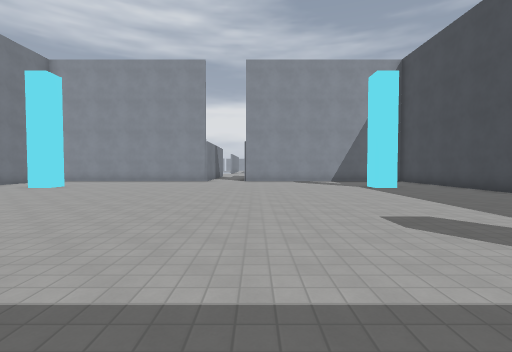
[1] (above)

16 first-person views from a walk through a 3-D level made in the Godot game engine. The camera is 1.5 m above the floor, tilts 2° down and sees 85° across. The floor is counted in squares, 2 m on a side. Each view is taken from the middle of a square. On the plan, view 1 faces up. The plan holds only what a view shows up to about 10 squares ahead; the rest is blank. The place goes on beyond the plan. Surface patterns are stand-ins for the level's own textures.

[2]
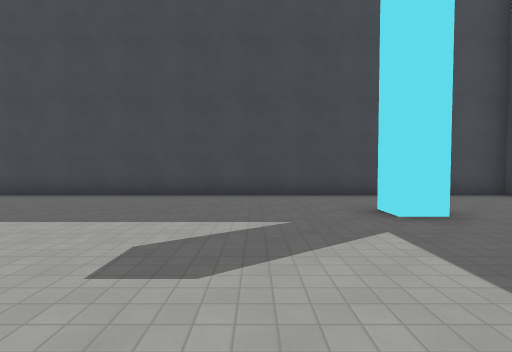

[3]
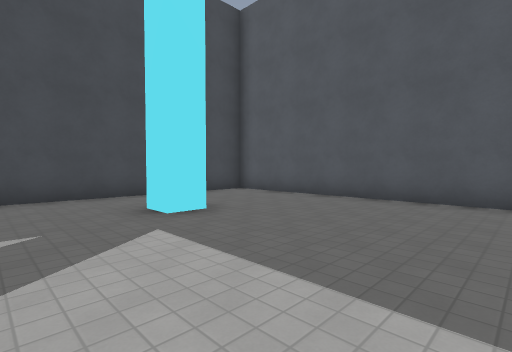

[4]
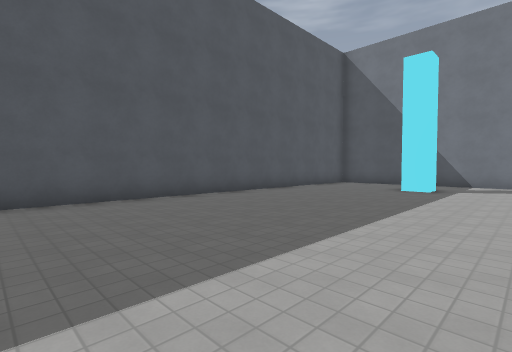

[5]
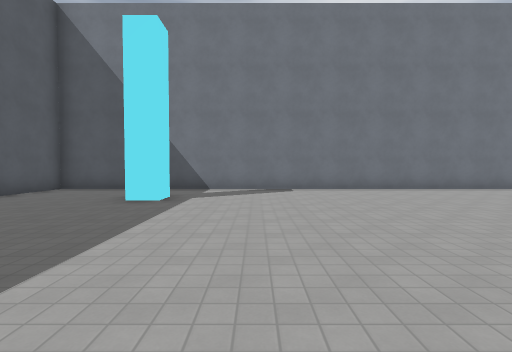

[6]
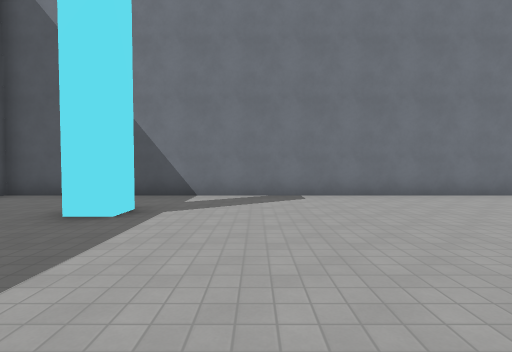

[7]
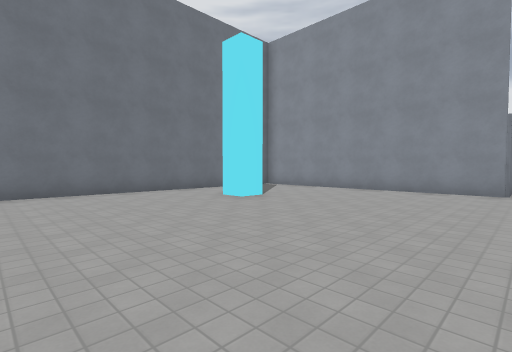

[8]
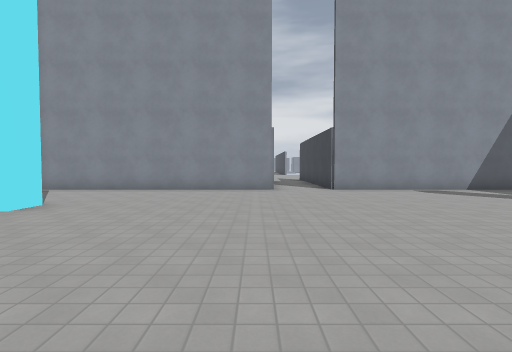

[9]
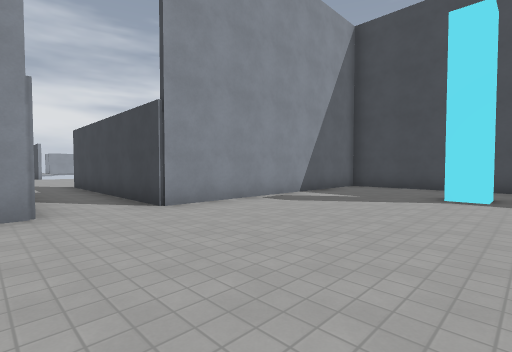

[10]
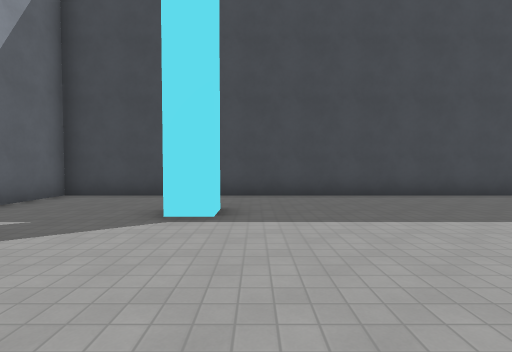

[11]
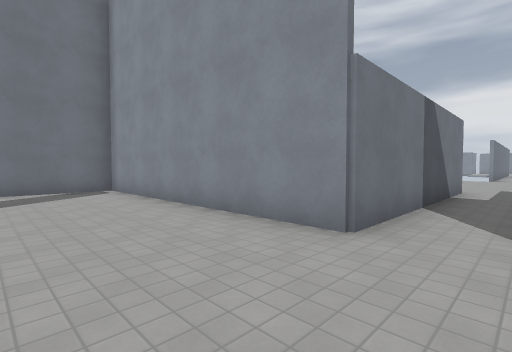

[12]
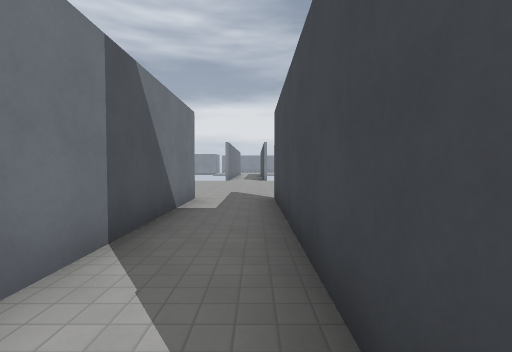

[13]
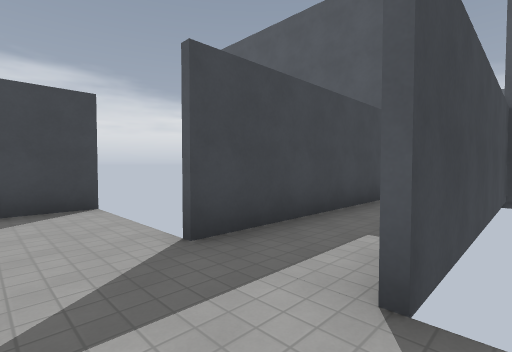

[14]
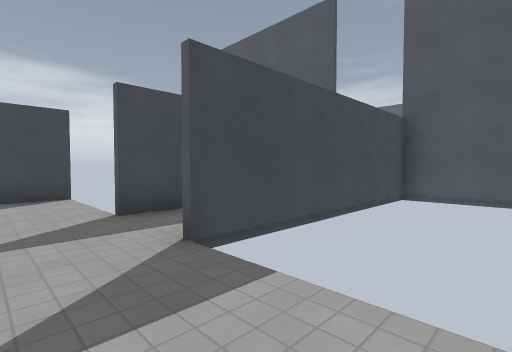

[15]
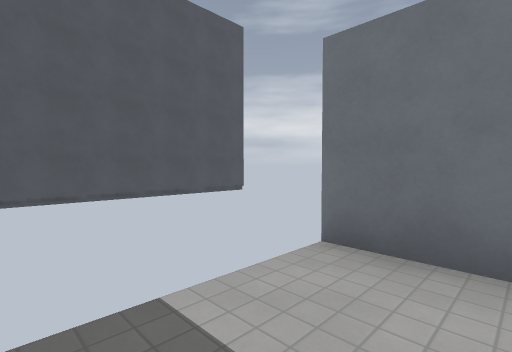

[16]
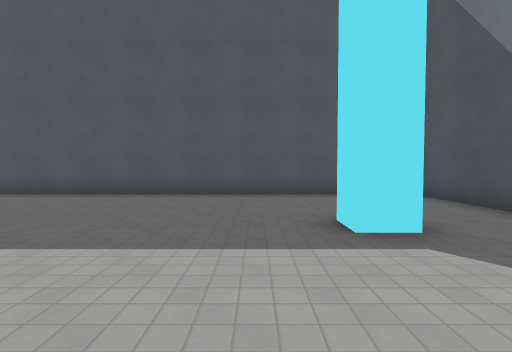

### Floor plan
Points are (right, up) in squares from view 1. A wall is a line through its corners. A room is listed if a view was taken in it or the views show most of it. See-through windows are left out.
Room 1 (views 1, 2, 3, 4, 5, 6, 7, 8, 9, 10, 11, 12, 13, 14, 15, 16)
walls: (5, 9.6) (4.1, 9.6) (4.1, 10.4); (-7.1, 10.4) (-7.1, 9.6) (-7.9, 9.6); (4.1, 0) (4.1, 0.9) (4.9, 0.9); (-8, 0.9) (-7.1, 0.9) (-7.1, 0.1); (7.2, -0.2) (7.2, 13.9) (-0.6, 13.9) (-0.6, 20.5); (-2.4, 20.5) (-2.4, 13.9) (-10.2, 13.9) (-10.2, -3.4) (7.2, -3.4) (7.2, -2); (2.4, 20.4) (2.4, 21.9); (-5.4, 22) (-5.4, 20.5)

Positions as (right, up) in squares from view 1, and headings:
1: (0, 0), facing up
2: (0, 3), facing right
3: (0, 3), facing down-right
4: (2, 3), facing down-left
5: (-1, 3), facing left
6: (-3, 3), facing left
7: (-2, 5), facing up-left
8: (-3, 5), facing up
9: (-3, 9), facing up-right
10: (0, 9), facing right
11: (-1, 11), facing up-left
12: (-1, 14), facing up
13: (-3, 22), facing down-right
14: (-5, 22), facing down-right
15: (-3, 22), facing down-left
16: (-6, 4), facing down
